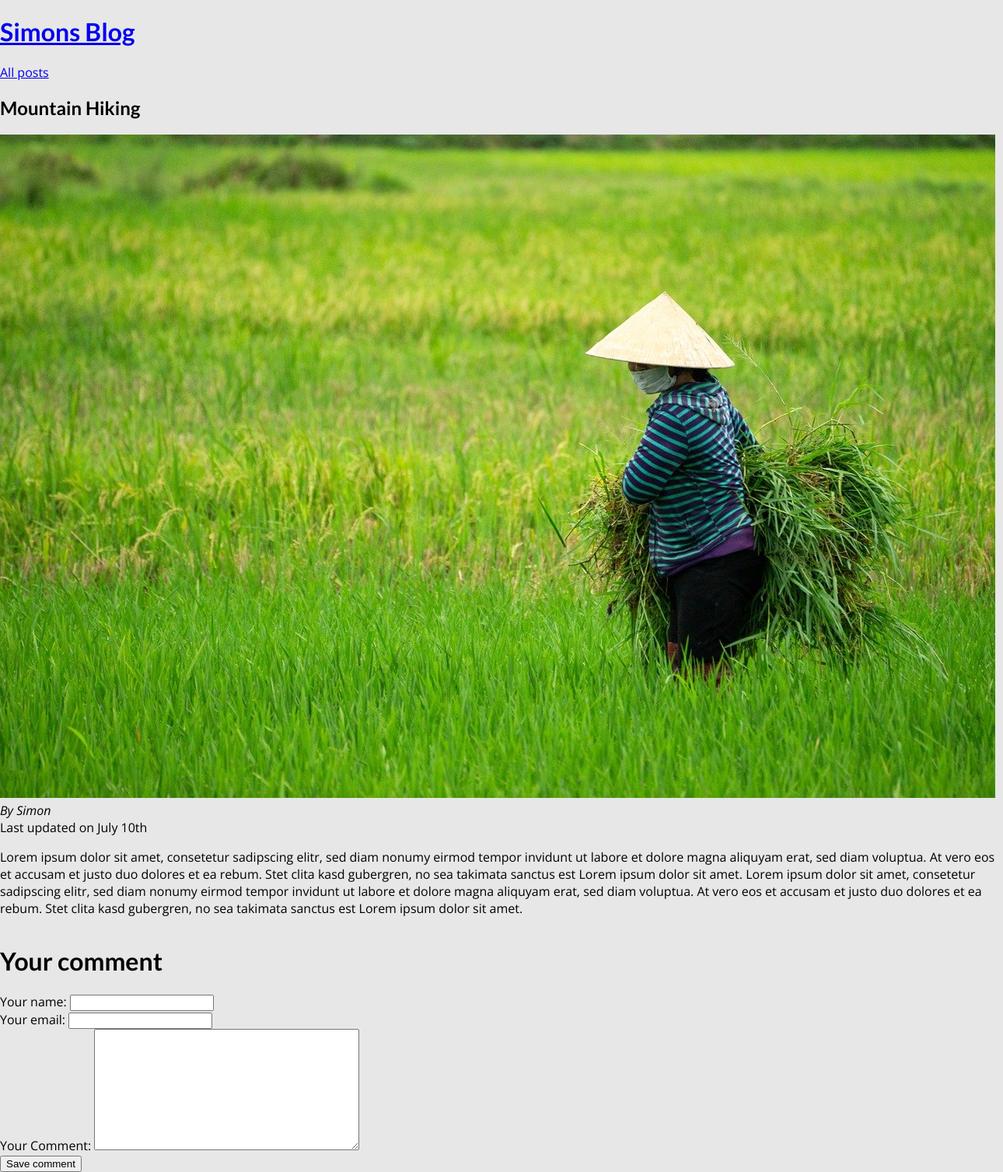
The page /blog/posts/mountain-hiking on the database as committed earlier.
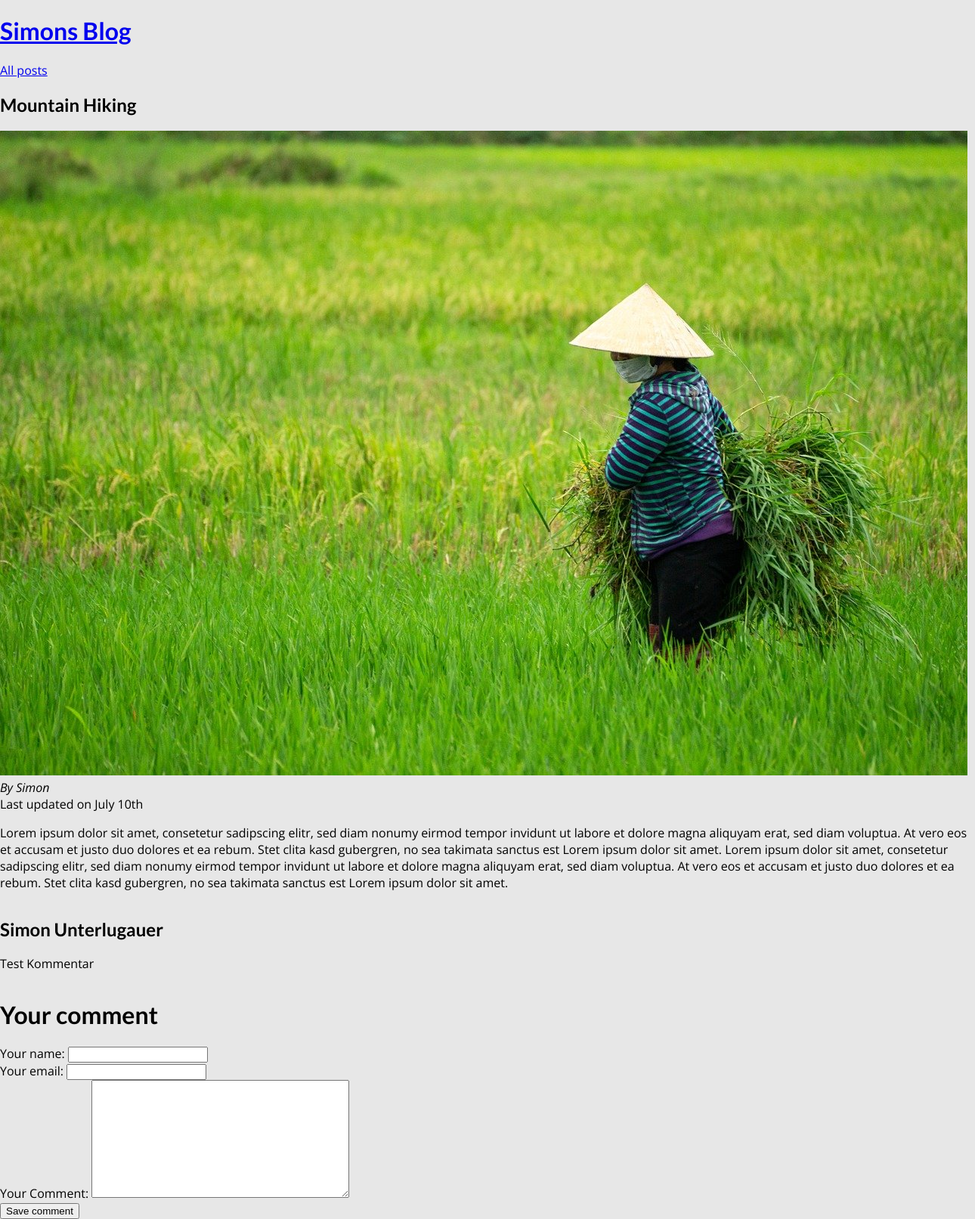
The same page on the database as committed later.
### blog/models.py (models this page shows, shortened)
class Post(models.Model):
    title = models.CharField(max_length=255)
    excerpt = models.CharField(max_length=255)
    image = models.ImageField(upload_to="posts", null=True)
    date = models.DateField(auto_now=True)
    slug = models.SlugField(unique=True, db_index=True)
    content = models.TextField(validators=[MinLengthValidator(10)])
    tags = models.ManyToManyField(Tag)
    author = models.ForeignKey(Author, on_delete=models.SET_NULL, null=True, related_name="posts")

class Comment(models.Model):
    user_name = models.CharField(max_length=120)
    user_email = models.EmailField()
    text = models.TextField(max_length=400)
    posts = models.ForeignKey(Post, on_delete=models.CASCADE, related_name="comments")

### blog/views.py (the view, shortened to what this page needs)
# urls.py: path("posts/<slug:slug>", views.SinglePostView.as_view(), name="post-detail-page"),
class SinglePostView(View):
    def get(self, request, slug):
        post = Post.objects.get(slug=slug)
        context = {
            "post": post,
            "post_tags": post.tags.all(),
            "form": CommentForm(),
            "comments": post.comments.all(),
        }
        return render(request, "blog/post-detail.html", context)

### blog/forms.py
class CommentForm(forms.ModelForm):
    class Meta:
        model = Comment
        exclude = ["posts"]
        labels =  {
            "user_name": "Your name",
            "user_email": "Your email",
            "text": "Your Comment",
        }

### blog/templates/blog/post-detail.html (shortened to what this page needs)
{% extends "base.html" %}
{% load static %}
{% block css_files %}
    <link rel="stylesheet" href="{% static "blog/post.css" %}"/>
    <link rel="stylesheet" href="{% static "blog/all-posts.css" %}"/>
{% endblock  %}
{% block content %}
    <section id="summary">
        <h2> {{post.title}} </h2>
        <article>
            <img src="{{post.image.url}}" alt="Post title"/>
            <address> By Simon </address>
            <div>
                Last updated on <time> July 10th </time>
            </div>
        </article>
    </section>
    <main>
        <p>
           {{post.content}}
        </p>
    </main>
    <div>
        <ul>
            {% for comment in comments  %}
                <li>
                    <h2> {{comment.user_name}}
                    </h2>
                    <p>
                        {{ comment.text }}
                    </p>
                </li>
            {% endfor %}
        </ul>
    </div>
    <div>
        <h1>Your comment</h1>
        <form action="{% url "post-detail-page" post.slug %}" method="POST">
            {{form}}
            <button> Save comment </button>
        </form>
    </div>
{% endblock  %}

### templates/base.html (shortened to what this page needs)
{% load static %}
<!DOCTYPE html>
<html>
    <head>
        <link rel="stylesheet" href="{% static 'app.css' %}">
        {% block css_files %}{% endblock  %}
    </head>
    <body>
        <header>
            <h1>
                <a href="/blog">
                    Simons Blog
                </a>
            </h1>
            <nav>
                <a href="/blog/posts"> All posts </a>
            </nav>
        </header>
        {% block content %}{% endblock  %}
    </body>
</html>

### static/app.css (style rules this page uses)
* { box-sizing: border-box; }
html { font-family: 'Open Sans', 'Lato', sans-serif; }
body { margin: 0; }
h1, h2, h3 { font-family: 'Lato', sans-serif; font-weight: bold; }

### blog/static/blog/all-posts.css (style rules this page uses)
body { background-color: #e7e7e7; }
ul { list-style: none; margin: 0; padding: 0; display: grid; grid-template-columns: repeat(auto-fill, minmax(17rem, 1fr)); gap: 1.5rem; }

Rows that differ between the two databases and show on the page:
added Comment: user_name "Simon Unterlugauer", text "Test Kommentar"
